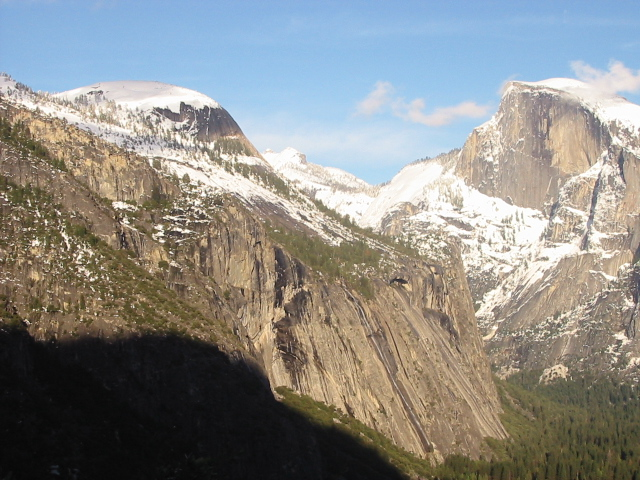
#> input picture 3.2/Pattern_Recognition/HW_OLD/Homework1/images/yosemite1.jpg, 640 x 480 px, given in place of uttower1.jpg, which was not available
$ python feature_match.py   (older library calls are emulated)
#> lines starting #> are read from the running program, lines starting #| are printed output that depends on the picture; pictures that were not available may be replaced by others from this repository, and a replacement may not be noted
### 3.2/Pattern_Recognition/HW/HW1/src/utils.py
# -*- coding: utf-8 -*-
"""
工具函数模块
"""

import cv2
import numpy as np
import matplotlib.pyplot as plt
import os


def read_image(image_path, grayscale=False):
    """
    读取图像文件
    param:
        image_path: 图像文件路径
        grayscale: 是否转换为灰度图，默认为False
    return:
        图像数组
    """
#> called with image_path = '../images/1/uttower1.jpg', grayscale = False
    if grayscale:
        img = cv2.imread(image_path, cv2.IMREAD_GRAYSCALE)
    else:
        img = cv2.imread(image_path)
#> img is the input picture: shape (480, 640, 3); mean B, G, R 135.4, 139.3, 139.5
#> call 2 of read_image, with image_path = '../images/1/uttower2.jpg', grayscale = False
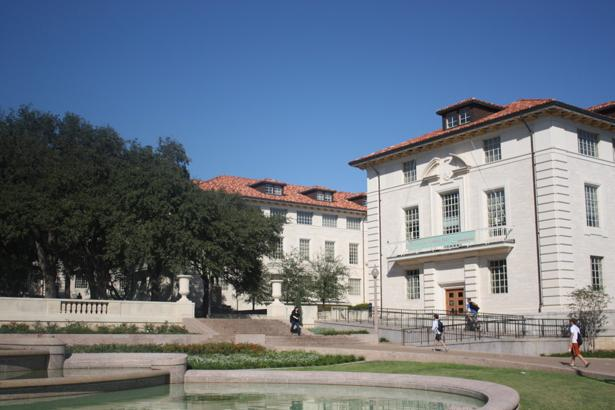
#> input picture 3.2/Pattern_Recognition/HW_OLD/Homework1/images/uttower2.jpg, 615 x 410 px, found by its file name
#> in read_image, img is the input picture: shape (410, 615, 3); mean B, G, R 132.1, 118.9, 107.7

    if img is None:
        raise FileNotFoundError(f"无法读取图像: {image_path}")

    return img


def save_image(image, save_path):
    """
    保存图像到文件
    param:
        image: 图像数组
        save_path: 保存路径
    """
    # 确保目录存在
    os.makedirs(os.path.dirname(save_path), exist_ok=True)
    cv2.imwrite(save_path, image)
    print(f"图像已保存至: {save_path}")


# [91 lines left out: functions draw_keypoints, draw_matches, not called in this run]


def convert_to_grayscale(image):
    """
    将图像转换为灰度图
    """
    if len(image.shape) == 3:
        return cv2.cvtColor(image, cv2.COLOR_BGR2GRAY)
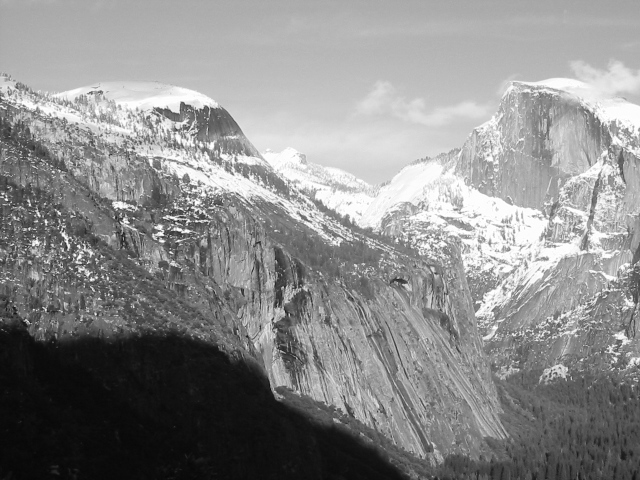
#> returned value: shape (480, 640); min 6, max 255, mean 138.9
#> in convert_to_grayscale (call 2), `return cv2.cvtColor(image, cv2.COLOR_BGR2GRAY)`:
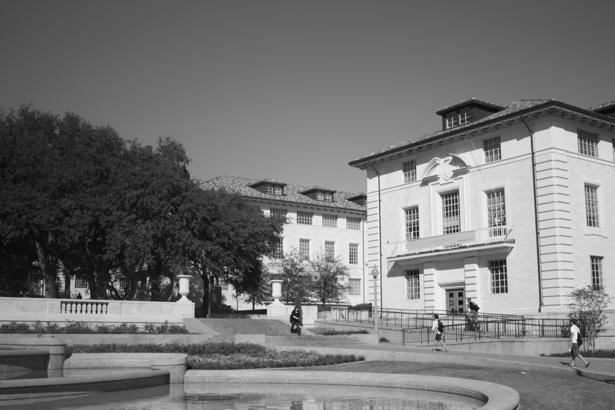
#> returned value: shape (410, 615); min 0, max 253, mean 117.1
    return image


# [19 lines left out: function normalize_image, not called in this run]


def apply_gaussian_blur(image, kernel_size=5, sigma=1.0):
    """
    应用高斯模糊
    """
#> called with kernel_size = 5, sigma = 1
    return cv2.GaussianBlur(image, (kernel_size, kernel_size), sigma)
#> returned value: shape (480, 640) float64


# [48 lines left out: functions compute_sobel_gradients, show_image, show_images, ensure_dir, not called in this run]


def print_info(message):
    """
    打印信息
    """
    print(f"[INFO] {message}")


# [5 lines left out: function print_error, not called in this run]

### 3.2/Pattern_Recognition/HW/HW1/src/harris.py
# -*- coding: utf-8 -*-
"""
Harris 角点检测模块
自己实现 Harris 角点检测算法，包含假阳性点过滤
Harris 角点检测算法原理:
1. 计算图像梯度 Ix, Iy
2. 构建自相关矩阵 M = [Ix²   Ix*Iy]
                    [Ix*Iy  Iy² ]
3. 对 M 进行高斯窗口加权求和
4. 计算角点响应函数 R = det(M) - k * trace(M)²
5. 非极大值抑制
6. 阈值过滤和假阳性去除
"""

import numpy as np
import cv2
from utils import (
    read_image, save_image, draw_keypoints,
    convert_to_grayscale, apply_gaussian_blur,
    compute_sobel_gradients, normalize_image, print_info
)


class HarrisCornerDetector:
    """
    Harris 角点检测器类
    """

    def __init__(self, k=0.04, threshold=0.01, window_size=5, sigma=1.0,
                 nms_size=7, max_corners=500, min_distance=10):
        self.k = k
        self.threshold = threshold
        self.window_size = window_size
        self.sigma = sigma
        self.nms_size = nms_size
        self.max_corners = max_corners
        self.min_distance = min_distance

    def compute_gradients(self, image):
        """
        计算图像梯度
        para:
            image: 输入灰度图像
        return:
            Ix: x方向梯度
            Iy: y方向梯度
        """
        # 使用 Sobel 算子计算梯度
        Ix = cv2.Sobel(image, cv2.CV_64F, 1, 0, ksize=3)
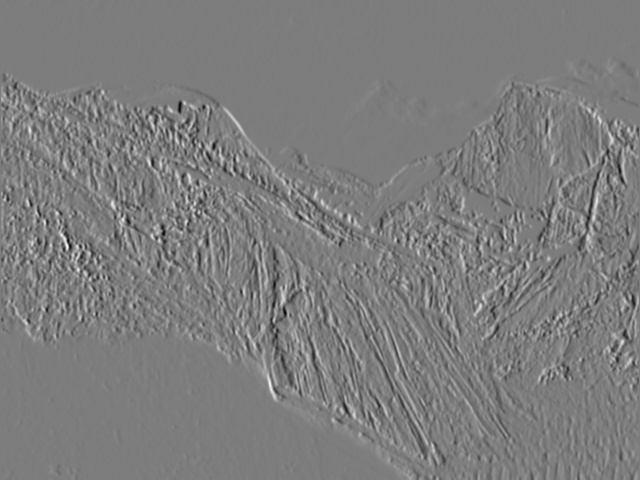
#> Ix: shape (480, 640) float64; min -368.7, max 381.9, mean 0.8; drawn with min black and max white
        Iy = cv2.Sobel(image, cv2.CV_64F, 0, 1, ksize=3)
        return Ix, Iy

    def compute_harris_response(self, Ix, Iy):
        """
        计算 Harris 角点响应函数
        param:
            Ix: x方向梯度
            Iy: y方向梯度
        return:
            R: Harris 角点响应图
        """
        # 计算梯度的乘积
        Ix2 = Ix ** 2
        Iy2 = Iy ** 2
        IxIy = Ix * Iy
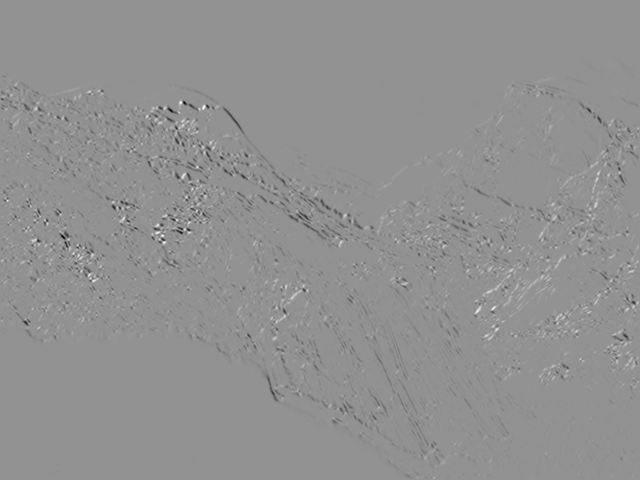
#> IxIy: shape (480, 640) float64; min -72036.2, max 53675.5, mean -336.6; drawn with min black and max white

        # 使用高斯窗口进行加权求和
        # 这相当于对每个像素周围的梯度乘积进行加权平均
        Ix2 = cv2.GaussianBlur(Ix2, (self.window_size, self.window_size), self.sigma)
        Iy2 = cv2.GaussianBlur(Iy2, (self.window_size, self.window_size), self.sigma)
        IxIy = cv2.GaussianBlur(IxIy, (self.window_size, self.window_size), self.sigma)

        # 计算 det(M) = Ix2 * Iy2 - IxIy²
        det_M = Ix2 * Iy2 - IxIy ** 2

        # 计算 trace(M) = Ix2 + Iy2
        trace_M = Ix2 + Iy2

        # 计算 Harris 角点响应函数
        # R = det(M) - k * trace(M)²
        R = det_M - self.k * (trace_M ** 2)
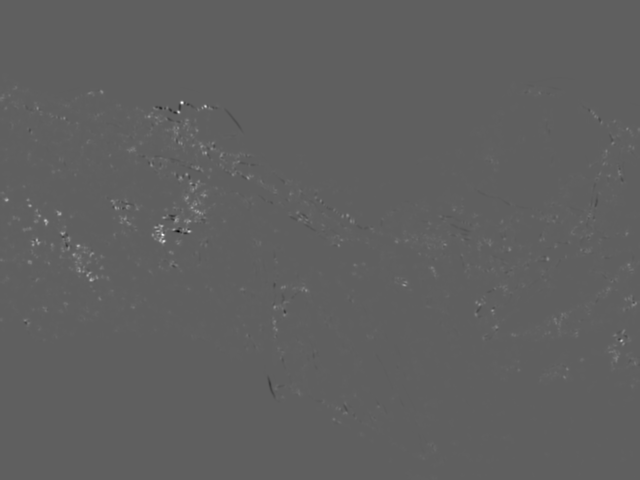
#> R: shape (480, 640) float64; min -610288025.2, max 1.01e+09, mean 2975521.9; drawn with min black and max white

        return R

    def non_maximum_suppression(self, response):
        """
        非极大值抑制 (Non-Maximum Suppression, NMS)
        para:
            response: Harris 角点响应图
        return:
            局部极大值掩码
        """
        # 使用膨胀操作找到局部最大值
        kernel = np.ones((self.nms_size, self.nms_size), np.uint8)
        local_max = cv2.dilate(response, kernel)

        # 只有等于局部最大值的点才保留
        local_max_mask = (response == local_max)
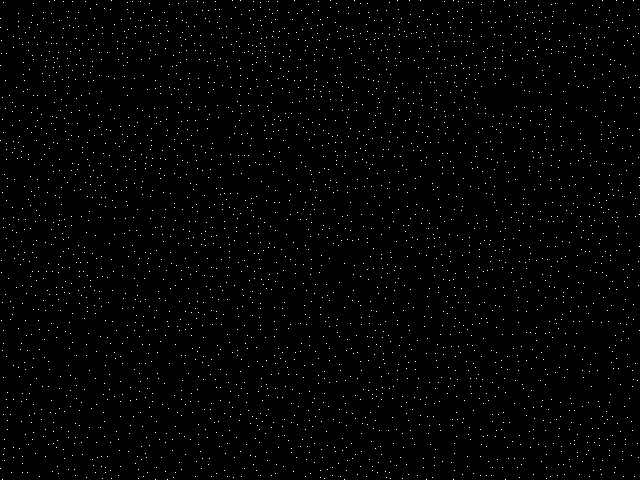
#> local_max_mask: shape (480, 640) bool; 1% white in thin lines or dots

        return local_max_mask

    def filter_false_positives(self, corners, response, image_shape):
        """
        去除假阳性角点,可能包括:
        1. 响应值低于阈值的点
        2. 图像边缘附近的点（边缘效应）
        3. 噪声引起的虚假角点

        para:
            corners: 初步检测到的角点列表 [(x, y, response), ...]
            response: Harris 角点响应图
            image_shape: 图像形状 (height, width)
        rerturn:
            过滤后的角点列表
        """
        height, width = image_shape

        # 设置边缘区域阈值（排除图像边缘的角点）
        edge_margin = 10

        filtered_corners = []

        for corner in corners:
            x, y, r = corner

            # 过滤条件1: 排除图像边缘的点
            if x < edge_margin or x >= width - edge_margin:
                continue
            if y < edge_margin or y >= height - edge_margin:
                continue

            # 过滤条件2: 响应值必须大于阈值
            # 阈值设为响应图最大值的某个比例
            threshold = self.threshold * response.max()
            if r < threshold:
                continue

            # 过滤条件3: 检查局部一致性
            # 在角点周围小区域内，响应值应该相对均匀
            local_region = response[max(0, y-2):min(height, y+3),
                                    max(0, x-2):min(width, x+3)]
            if local_region.size > 0:
                local_std = np.std(local_region)
                # 如果局部区域标准差过大，可能是噪声点
                if local_std > 0.5 * r:
                    continue

            filtered_corners.append(corner)

        return filtered_corners

    def enforce_min_distance(self, corners):
        """
        强制执行角点之间的最小距离
        """
        if len(corners) == 0:
            return []

        # 按响应值降序排序
        sorted_corners = sorted(corners, key=lambda x: x[2], reverse=True)

        selected = []

        for corner in sorted_corners:
            x, y, r = corner

            # 检查与已选角点的距离
            is_valid = True
            for sx, sy, _ in selected:
                dist = np.sqrt((x - sx) ** 2 + (y - sy) ** 2)
                if dist < self.min_distance:
                    is_valid = False
                    break

            if is_valid:
                selected.append(corner)

            # 达到最大角点数量
            if len(selected) >= self.max_corners:
                break

        return selected

    def detect(self, image):
        """
        检测图像中的角点
        完整的 Harris 角点检测流程:
        1. 图像预处理（灰度化、高斯模糊）
        2. 计算梯度
        3. 计算 Harris 响应
        4. 非极大值抑制
        5. 阈值过滤
        6. 假阳性去除
        7. 最小距离约束
        para:
            image: 输入图像（可以是彩色或灰度）
        return:
            corners: 角点列表，格式为 [(x, y, response), ...]
            response: Harris 角点响应图
        """
        print_info("开始 Harris 角点检测...")

        # 1. 图像预处理
        if len(image.shape) == 3:
            gray = convert_to_grayscale(image)
        else:
            gray = image.copy()

        # 转换为浮点型
        gray = gray.astype(np.float64)

        # 高斯模糊去噪
        gray = apply_gaussian_blur(gray, kernel_size=5, sigma=1.0)

        # 2. 计算梯度
        Ix, Iy = self.compute_gradients(gray)

        # 3. 计算 Harris 响应
        response = self.compute_harris_response(Ix, Iy)

        # 4. 非极大值抑制
        local_max_mask = self.non_maximum_suppression(response)

        # 5. 获取候选角点
        # 找到所有局部极大值点
        candidate_mask = local_max_mask & (response > 0)
#> candidate_mask: shape (480, 640) bool; 1% white in thin lines or dots
        candidate_points = np.where(candidate_mask)
#> candidate_points = 3166 positions, rows 0 to 479, columns 0 to 639
#> (the rest of the program and of its run is left out)
